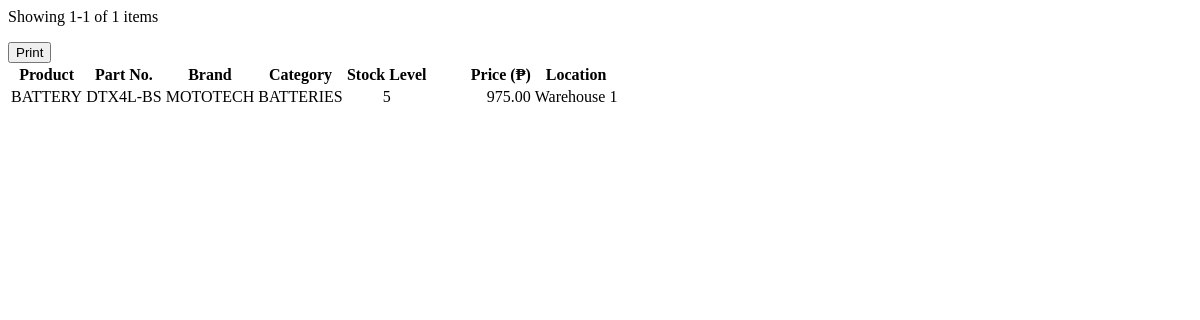
The app's page /reorder_list_data.php (signed in) with its own data.
### tables this page shows
CREATE TABLE `tbl_inventory` (
  `inventory_id` int(11) NOT NULL AUTO_INCREMENT,
  `product_id` int(11) NOT NULL,
  `stock_level` int(11) NOT NULL DEFAULT 0,
  `storage_location` varchar(50) NOT NULL,
  `last_updated` timestamp NOT NULL DEFAULT current_timestamp() ON UPDATE current_timestamp(),
  PRIMARY KEY (`inventory_id`),
  KEY `idx_product_id` (`product_id`),
  KEY `idx_storage_location` (`storage_location`),
  CONSTRAINT `tbl_inventory_ibfk_1` FOREIGN KEY (`product_id`) REFERENCES `tbl_masterlist` (`product_id`) ON DELETE CASCADE
);

CREATE TABLE `tbl_masterlist` (
  `product_id` int(5) NOT NULL AUTO_INCREMENT,
  `item_name` varchar(255) NOT NULL,
  `oem_number` varchar(255) DEFAULT NULL,
  `product_size` varchar(255) NOT NULL,
  `category` varchar(255) DEFAULT NULL,
  `product_brand` varchar(255) DEFAULT NULL,
  `selling_price` decimal(10,2) NOT NULL,
  `unit` varchar(10) NOT NULL,
  `date_added` date NOT NULL,
  `status` varchar(10) NOT NULL,
  `movement_tag` enum('fast','slow','normal','clearance') DEFAULT 'normal',
  PRIMARY KEY (`product_id`)
);

### reorder_list_data.php (the view, shortened to what this page needs)
<?php
include('mycon.php');
$direction = (isset($_GET['direction']) && strtolower($_GET['direction']) === 'desc') ? 'DESC' : 'ASC';
$page = isset($_GET['page']) && is_numeric($_GET['page']) ? (int)$_GET['page'] : 1;
$itemsPerPage = 5;
$offset = ($page - 1) * $itemsPerPage;
$where = ['i.stock_level <= 5'];
$whereClause = $where ? ('WHERE ' . implode(' AND ', $where)) : '';
$orderBy = "m.item_name $direction";
$countSql = "SELECT COUNT(*) as total FROM tbl_inventory i JOIN tbl_masterlist m ON i.product_id = m.product_id $whereClause";
$countStmt = $mysqli->prepare($countSql);
$countStmt->execute();
$countResult = $countStmt->get_result();
$totalItems = $countResult->fetch_assoc()['total'];
$startItem = $totalItems > 0 ? $offset + 1 : 0;
$endItem = min($offset + $itemsPerPage, $totalItems);
$sql = "SELECT i.*, m.item_name, m.oem_number, m.category, m.product_brand, m.selling_price, m.unit, m.date_added, m.status FROM tbl_inventory i JOIN tbl_masterlist m ON i.product_id = m.product_id $whereClause ORDER BY $orderBy LIMIT $itemsPerPage OFFSET $offset";
$stmt = $mysqli->prepare($sql);
$stmt->execute();
$result = $stmt->get_result();
?>
<div class="results-summary mb-3">
    <div class="row">
        <div class="col-md-6">
            <p class="text-muted mb-0">
                Showing <span id="showing-count"><?php echo $startItem; ?>-<?php echo $endItem; ?></span> of <span id="total-count"><?php echo $totalItems; ?></span> items
            </p>
        </div>
        <div class="col-md-6">
            <div class="d-flex justify-content-end">
                <button class="btn btn-outline-secondary" onclick="printReorderList()">
                    <i class="fas fa-print me-1"></i>Print
                </button>
            </div>
        </div>
    </div>
</div>
<div class="history">
<div class="table-responsive">
    <table class='table table-hover'>
        <thead>
            <tr class='align-middle'>
                <th>Product</th>
                <th>Part No.</th>
                <th>Brand</th>
                <th>Category</th>
                <th>Stock Level</th>
                <th>Price (&#8369;)</th>
                <th>Location</th>
            </tr>
        </thead>
        <tbody>
            <?php
            if ($result->num_rows > 0) {
                while($row = $result->fetch_assoc()) {
                    $stock = (int)$row['stock_level'];
                    $stockClass = '';
                    if ($stock == 0) {
                        $stockClass = 'text-danger fw-bold';
                    } elseif ($stock <= 5) {
                        $stockClass = 'text-warning fw-bold';
                    } else {
                        $stockClass = 'text-success fw-bold';
                    }
                    echo "<tr class='align-middle'>";
                    echo "<td>" . htmlspecialchars($row['item_name']) . "</td>";
                    echo "<td>" . htmlspecialchars($row['oem_number']) . "</td>";
                    echo "<td>" . htmlspecialchars($row['product_brand']) . "</td>";
                    echo "<td>" . htmlspecialchars($row['category']) . "</td>";
                    echo "<td class='text-center $stockClass'>" . htmlspecialchars($row['stock_level']) . "</td>";
                    echo "<td class='text-end'>" . number_format($row['selling_price'], 2) . "</td>";
                    echo "<td>" . htmlspecialchars($row['storage_location']) . "</td>";
                    echo "</tr>";
                }
            } else {
                echo "<tr><td colspan='7' class='text-center text-muted'>No data found</td></tr>";
            }
            ?>
        </tbody>
    </table>
</div>

### reorder_list_data.php (style rules this page uses)
.table th:nth-child(5), .table td:nth-child(5) { width: 80px !important; min-width: 80px !important; max-width: 80px !important; text-align: center !important; }
.table th:nth-child(6), .table td:nth-child(6) { width: 100px !important; min-width: 100px !important; max-width: 100px !important; text-align: right !important; }

### records on screen
tbl_inventory: product.item_name "BATTERY", product.oem_number "DTX4L-BS", product.product_brand "MOTOTECH", product.category "BATTERIES", stock_level "5", product.selling_price "975.00", storage_location "Warehouse 1"

### other values on screen
$startItem "1"
$endItem "1"
$totalItems "1"
